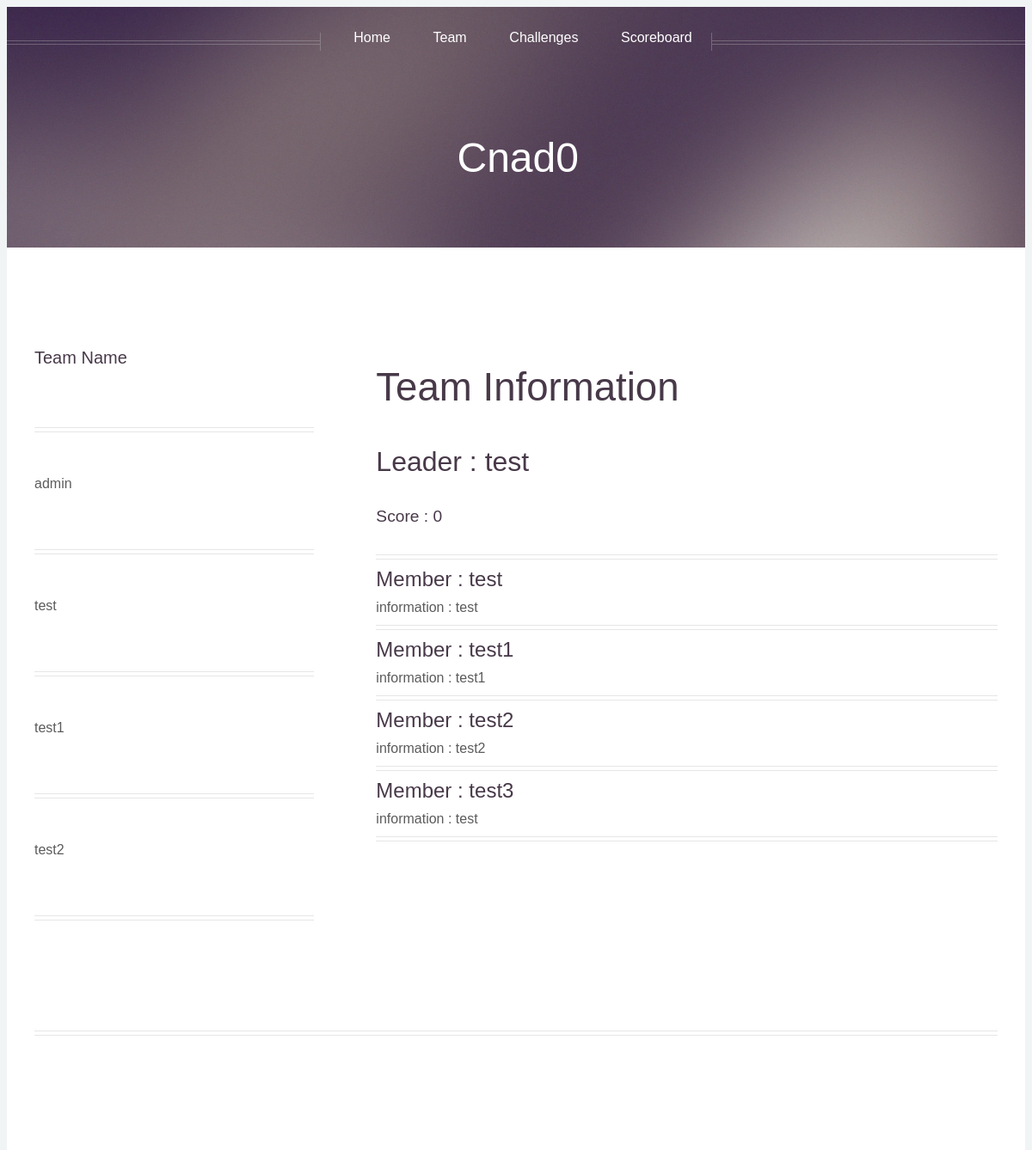
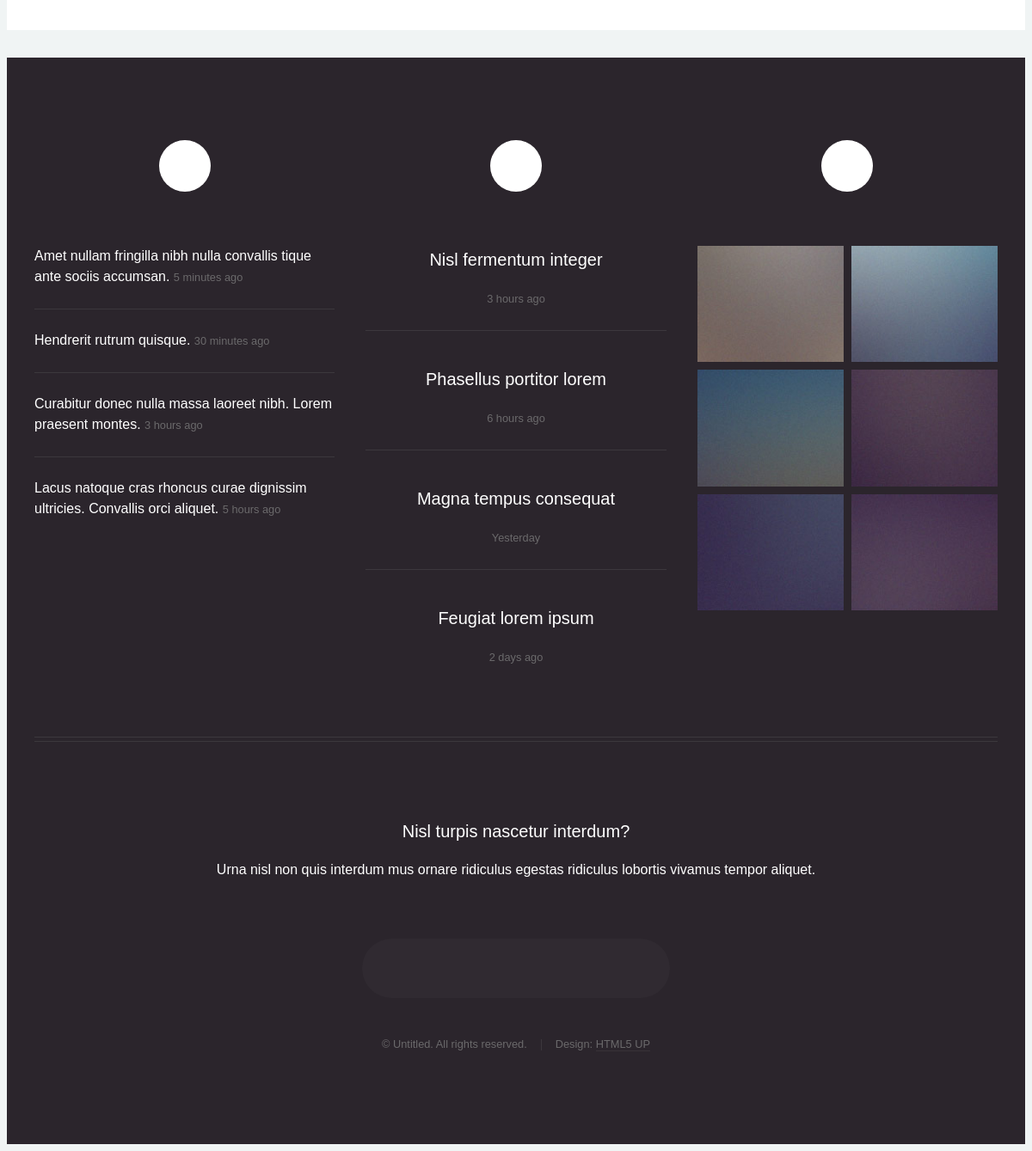
The app's page /team/test with its own data (2 pictures, top to bottom).
### tables this page shows
CREATE TABLE 'TEAM' (
'NAME' TEXT NOT NULL PRIMARY KEY,
'LEADER' TEXT NOT NULL,
'SCORE' INT DEFAULT 0
);

CREATE TABLE 'USER' (
'ID' TEXT NOT NULL PRIMARY KEY,
'PW' PASSWORD NOT NULL,
'TEAM_NAME' TEXT,
'MESSAGE' TEXT
);

### view.py (the view)
@app.route("/team/")
@app.route("/team/<name>")
def team(name = None):
	conn = sqlite3.connect('/cand0/cand0/cand0.db')
	cur = conn.cursor()
	cur.execute("select NAME, LEADER, SCORE from TEAM")
	teams = cur.fetchall()
	if name != None:
		cur.execute("select ID, MESSAGE from USER where TEAM_NAME='%s'"%name)
		users = cur.fetchall()
		cur.execute("select TEAM_NAME from USER where ID='%s'"%name)
		my_team = cur.fetchall()
		cur.execute("select NAME, LEADER, SCORE from TEAM where NAME='%s'"%my_team[0][0])
		my_team = cur.fetchall()
		return render_template("team.html",teams=teams , name = name, users = users, my_team = my_team[0])
	return render_template("team.html", teams=teams)

### templates/team.html (shortened to what this page needs)
					{% include "/base/top.html" %}
					{% include "/base/sub_top.html" %}
				</div>
				<div class="wrapper style1">
					<div class="container">
						<div class="row gtr-200">
							<div class="col-4 col-12-mobile" id="sidebar">
								<section>
									<header>
										<h3><a href="#">Team Name</a></h3>
									</header>
								</section>
								<hr />
								{% for team in teams %}
									<a href = "{{team[0]}}"><p>{{team[0]}}<p></a>
									<hr />
								{% endfor %}
							</div>
							<div class="col-8 col-12-mobile imp-mobile team" id="content">
								<article id="main">
									<header>
										<h2><a href="#">Team Information</a></h2>
										{% if users %}
											<h3>Leader : {{my_team[1]}}</h3>
											<h5>Score : {{my_team[2]}}</h5>
											<hr />
											{% for user in users %}
											<h4>
												Member : {{user[0]}}
											</h4>
											<p>
												information : {{user[1]}}
											</p>
											<hr />
											{% endfor %}
										{% endif %}
									</header>
								</article>
							</div>
						</div>
						<hr />
					</div>
				</div>
				<div id="footer">
					<div class="container">
						<div class="row">
								<section class="col-4 col-12-mobile">
									<header>
										<h2 class="icon brands fa-twitter circled"><span class="label">Tweets</span></h2>
									</header>
									<ul class="divided">
										<li>
											<article class="tweet">
												Amet nullam fringilla nibh nulla convallis tique ante sociis accumsan.
												<span class="timestamp">5 minutes ago</span>
											</article>
										</li>
										<li>
											<article class="tweet">
												Hendrerit rutrum quisque.
												<span class="timestamp">30 minutes ago</span>
											</article>
										</li>
										<li>
											<article class="tweet">
												Curabitur donec nulla massa laoreet nibh. Lorem praesent montes.
												<span class="timestamp">3 hours ago</span>
											</article>
										</li>
										<li>
											<article class="tweet">
												Lacus natoque cras rhoncus curae dignissim ultricies. Convallis orci aliquet.
												<span class="timestamp">5 hours ago</span>
											</article>
										</li>
									</ul>
								</section>
								<section class="col-4 col-12-mobile">
									<header>
										<h2 class="icon solid fa-file circled"><span class="label">Posts</span></h2>
									</header>
									<ul class="divided">
										<li>
											<article class="post stub">
												<header>
													<h3><a href="#">Nisl fermentum integer</a></h3>
												</header>
												<span class="timestamp">3 hours ago</span>
											</article>
										</li>
										<li>
											<article class="post stub">
												<header>
													<h3><a href="#">Phasellus portitor lorem</a></h3>
												</header>
												<span class="timestamp">6 hours ago</span>
											</article>
										</li>
										<li>
											<article class="post stub">
												<header>
													<h3><a href="#">Magna tempus consequat</a></h3>
												</header>
												<span class="timestamp">Yesterday</span>
											</article>
										</li>
										<li>
											<article class="post stub">
												<header>
													<h3><a href="#">Feugiat lorem ipsum</a></h3>
												</header>
												<span class="timestamp">2 days ago</span>
											</article>
										</li>
									</ul>
								</section>
								<section class="col-4 col-12-mobile">
									<header>
										<h2 class="icon solid fa-camera circled"><span class="label">Photos</span></h2>
									</header>
									<div class="row gtr-25">
										<div class="col-6">
											<a href="#" class="image fit"><img src="images/pic10.jpg" alt="" /></a>
										</div>
										<div class="col-6">
											<a href="#" class="image fit"><img src="images/pic11.jpg" alt="" /></a>
										</div>
										<div class="col-6">
											<a href="#" class="image fit"><img src="images/pic12.jpg" alt="" /></a>
										</div>
										<div class="col-6">
											<a href="#" class="image fit"><img src="images/pic13.jpg" alt="" /></a>
										</div>
										<div class="col-6">
											<a href="#" class="image fit"><img src="images/pic14.jpg" alt="" /></a>
										</div>
										<div class="col-6">
											<a href="#" class="image fit"><img src="images/pic15.jpg" alt="" /></a>
										</div>
									</div>
								</section>
						</div>
						<hr />
						<div class="row">
							<div class="col-12">
									<section class="contact">
										<header>
											<h3>Nisl turpis nascetur interdum?</h3>
										</header>
										<p>Urna nisl non quis interdum mus ornare ridiculus egestas ridiculus lobortis vivamus tempor aliquet.</p>
										<ul class="icons">
											<li><a href="#" class="icon brands fa-twitter"><span class="label">Twitter</span></a></li>
											<li><a href="#" class="icon brands fa-facebook-f"><span class="label">Facebook</span></a></li>
											<li><a href="#" class="icon brands fa-instagram"><span class="label">Instagram</span></a></li>
											<li><a href="#" class="icon brands fa-pinterest"><span class="label">Pinterest</span></a></li>
											<li><a href="#" class="icon brands fa-dribbble"><span class="label">Dribbble</span></a></li>
											<li><a href="#" class="icon brands fa-linkedin-in"><span class="label">Linkedin</span></a></li>
										</ul>
									</section>
									<div class="copyright">
										<ul class="menu">
											<li>&copy; Untitled. All rights reserved.</li><li>Design: <a href="http://html5up.net">HTML5 UP</a></li>
										</ul>
									</div>
							</div>
						</div>
					</div>
				</div>
		</div>
	</body>
</html>

### records on screen
TEAM: NAME "admin"
TEAM: NAME "test", LEADER "test", SCORE "0"
TEAM: NAME "test1"
TEAM: NAME "test2"
USER: ID "test", MESSAGE "test"
USER: ID "test1", MESSAGE "test1"
USER: ID "test2", MESSAGE "test2"
USER: ID "test3", MESSAGE "test"
